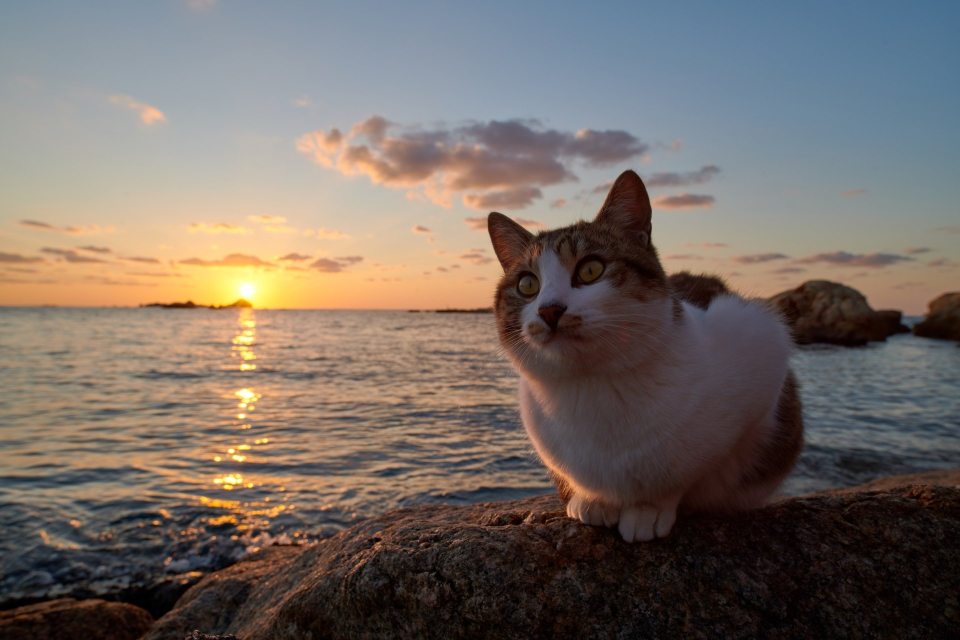
//> input picture input/Cat2_1920x1080.jpg, 1920 x 1280 px (shown at 1/2 size)
$ ./Proiect_APD   (built with g++ and OpenCV 4)
//> lines starting //> are read from the running program, lines starting //| are printed output that depends on the picture
#include <opencv2/core.hpp>
#include <opencv2/imgcodecs.hpp>
#include <opencv2/highgui.hpp>
#include <opencv2/imgproc.hpp>
#include <iostream>
#include <string>
#include <chrono>

using namespace cv;
using namespace std;
using namespace chrono;

void resizeImagePixelByPixel(const Mat& input, Mat& output, int newWidth, int newHeight)
{
	output = Mat(newHeight, newWidth, input.type());

	double widthRatio = static_cast<double>(input.cols) / newWidth;
	double heightRatio = static_cast<double>(input.rows) / newHeight;

	for (int y = 0; y < newHeight; ++y)
	{
		for (int x = 0; x < newWidth; ++x)
		{
			int srcX = static_cast<int>(x * widthRatio);
			int srcY = static_cast<int>(y * heightRatio);

			output.at<Vec3b>(y, x) = input.at<Vec3b>(srcY, srcX);
		}
	}
}

void convertToBlackAndWhite(const Mat& input, Mat& output)
{
	output = Mat(input.size(), CV_8UC1);

	for (int y = 0; y < input.rows; ++y)
	{
		for (int x = 0; x < input.cols; ++x)
		{
			int blue = input.at<Vec3b>(y, x)[0];
			int green = input.at<Vec3b>(y, x)[1];
			int red = input.at<Vec3b>(y, x)[2];
			int intensity = 0.299 * red + 0.587 * green + 0.114 * blue;
			output.at<uchar>(y, x) = intensity;

		}
	}
}

int main()
{
	string inputPath = "input/Cat2_1920x1080.jpg";
	string outputPath = "output/";

	Mat img = imread(inputPath);
//> img is the input picture: 1280 rows x 1920 cols, CV_8UC3; mean B, G, R 100.7, 107.1, 117
	if (img.empty())
	{
		cout << "Error: The image could not be loaded" << endl;
		return -1;
	}

	int newWidth, newHeight;
	cout << "Please define the new size of the image\n";
	cout << "Width: ";
	cin >> newWidth;
//> the answer given: 100
	cout << "Height: ";
	cin >> newHeight;
//> the answer given: 100
	cout << endl;
	Mat resizedImg;

	auto start = high_resolution_clock::now();
	resizeImagePixelByPixel(img, resizedImg, newWidth, newHeight);
//> after the loop in resizeImagePixelByPixel, `for (int y = 0; y < newHeight; ++y)`:
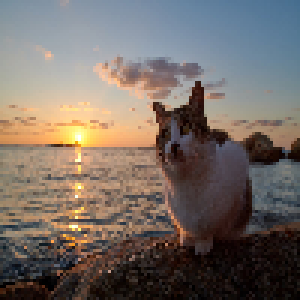
//> output: 100 rows x 100 cols, CV_8UC3 (shown 3 times larger); mean B, G, R 101.6, 108, 117.8
	auto stop = high_resolution_clock::now();
	auto durationResize = duration_cast<milliseconds>(stop - start);
	cout << "Time taken to resize: " << durationResize.count() << " milliseconds" << endl;


	Mat blackAndWhiteImg;
	auto startConvert = high_resolution_clock::now();
	convertToBlackAndWhite(resizedImg, blackAndWhiteImg);
//> after the loop in convertToBlackAndWhite, `for (int y = 0; y < input.rows; ++y)`:
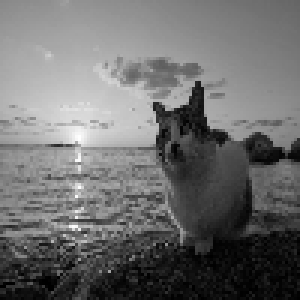
//> output: 100 rows x 100 cols, CV_8UC1 (shown 3 times larger); min 0, max 254, mean 109.7
	auto stopConvert = high_resolution_clock::now();
	auto durationConvert = duration_cast<milliseconds>(stopConvert - startConvert);
	cout << "Time taken to convert to black and white: " << durationConvert.count() << " milliseconds" << endl;


	string outputFilename = outputPath + "Resized_Cat2_1920x1080.tif";
	imwrite(outputFilename, resizedImg);
	outputFilename = outputPath + "BlackWhite_Cat2_1920x1080.tif";
	imwrite(outputFilename, blackAndWhiteImg);
	waitKey(0);

	return 0;
}

$ run again, with input/Cat1_3840x2160.jpg copied over input/Cat2_1920x1080.jpg
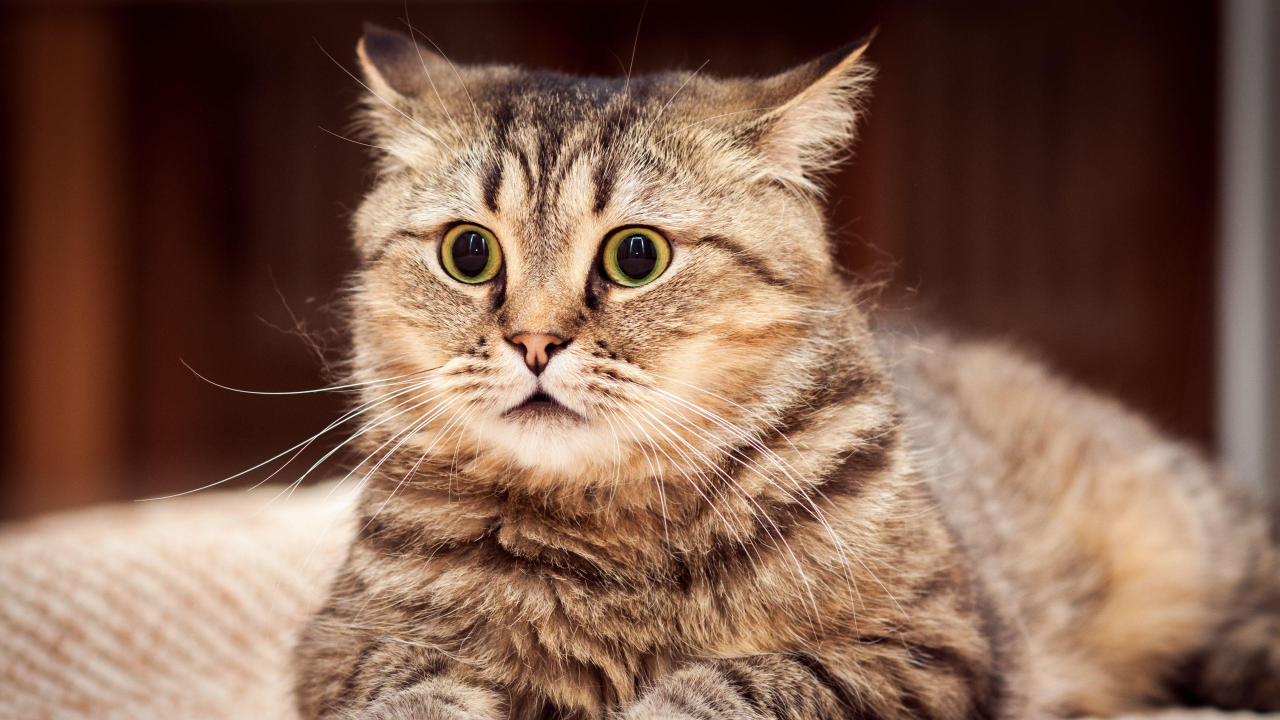
//> input picture input/Cat1_3840x2160.jpg, 3840 x 2160 px (shown at 1/3 size)
//> img is the input picture: 2160 rows x 3840 cols, CV_8UC3; mean B, G, R 78, 95.2, 127.9
//> after the loop in resizeImagePixelByPixel, `for (int y = 0; y < newHeight; ++y)`:
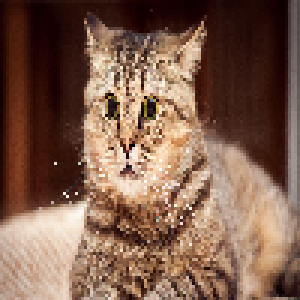
//> output: 100 rows x 100 cols, CV_8UC3 (shown 3 times larger); mean B, G, R 77.1, 94.2, 126.9
//> after the loop in convertToBlackAndWhite, `for (int y = 0; y < input.rows; ++y)`:
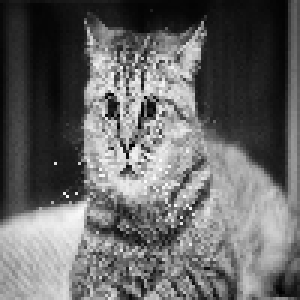
//> output: 100 rows x 100 cols, CV_8UC1 (shown 3 times larger); min 0, max 252, mean 101.5
